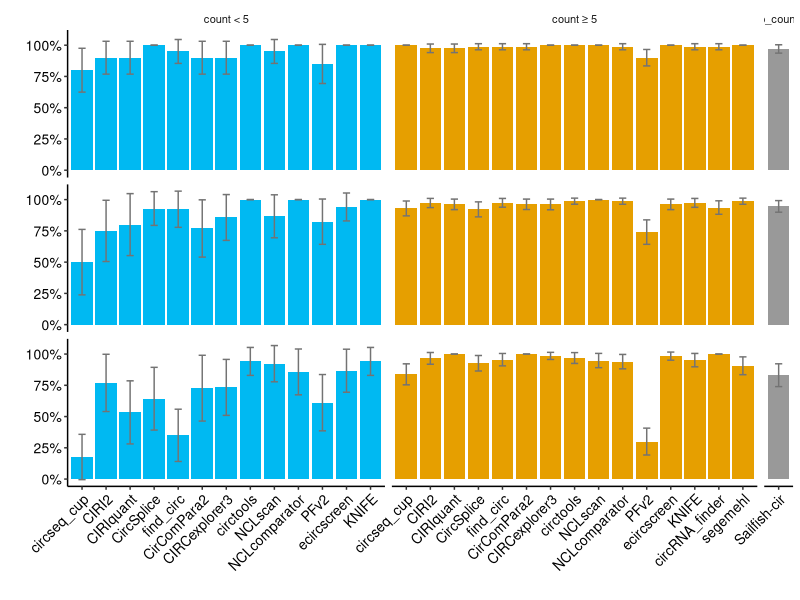

Write R code to recreate this figure. (Note: this script raises an error after producing the figure.)
#' ---
#' title: "Generation of figures panel 3"
#' author: "Marieke Vromman"
#' output: 
#'    html_document:
#'       toc: TRUE
#'       toc_float: TRUE
#'       theme: paper
#'       df_print: paged
#'       highlight: tango
#' ---
#' 

#' # File set-up

#' ## Set working directory to current directory
if (rstudioapi::isAvailable()) {
  setwd(dirname(rstudioapi::getActiveDocumentContext()$path))
}

#' ## Loads standard libraries and resolve conflicts
library(tidyverse)
library(conflicted)
conflict_prefer("filter", "dplyr")
conflict_prefer("select", "dplyr")
conflict_prefer("slice", "dplyr")
conflict_prefer("rename", "dplyr")
conflict_prefer('intersect', 'dplyr')

#' ## Load specific libraries
library(UpSetR)

#' ## Set figure theme
mytheme = theme_bw(base_size = 10) + 
  theme(text = element_text(size=10, colour='black'),
        title = element_text(size=10, colour='black'),
        line = element_line(size=0.5),
        axis.title = element_text(size=10, colour='black'),
        axis.text = element_text(size=10, colour='black'),
        axis.line = element_line(colour = "black"),
        axis.ticks = element_line(size=0.5),
        strip.background = element_blank(),
        strip.text.y = element_blank(),
        panel.grid = element_blank(),
        panel.border = element_blank(),
        legend.position = c(0.8, 0.8), 
        legend.text=element_text(size=10)) 

mytheme_discrete_x = mytheme + 
  theme(axis.text.x = element_text(angle = 45, hjust = 1, vjust = 1))

# a colorblind-friendly palette 
# colorblind.palette.grey = c("#999999", "#E69F00", "#56B4E9", "#009E73", "#F0E442", "#0072B2", "#D55E00", "#CC79A7")

#' ## Read data and order
all_circ = read_tsv('../data/Supplementary_Table_2_all_circRNAs.txt')
cq = read_tsv('../data/Supplementary_Table_3_selected_circRNAs.txt')
val = read_tsv('../data/Supplementary_Table_6A_precision_values.txt')

val$tool = factor(val$tool, levels = c("circseq_cup", "CIRI2", "CIRIquant", "CircSplice", "find_circ", "CirComPara2",  "CIRCexplorer3", "circtools", "Sailfish-cir", "NCLscan", "NCLcomparator", "PFv2", "ecircscreen", "KNIFE",  "circRNA_finder", "segemehl")) 

cq
val
all_circ

#' # Figure 3A

val_longer = val %>% pivot_longer(cols = c(perc_qPCR_val, perc_RR_val, perc_amp_val),
                     names_to = 'val_type', values_to = 'perc')  %>%
  left_join(val %>% select(tool, count_group, nr_qPCR_total, nr_RR_total, nr_amp_total) %>%
              rename(perc_qPCR_val = nr_qPCR_total, perc_RR_val = nr_RR_total, perc_amp_val = nr_amp_total) %>%
              pivot_longer(cols = c(perc_qPCR_val, perc_RR_val, perc_amp_val), values_to = 'nr_in_group', 
                           names_to = "val_type")) %>%
  select(tool, count_group, val_type, perc, nr_in_group) %>%
  mutate(margin = qnorm(0.975)*sqrt(perc*(1-perc)/nr_in_group),
         CI_low = perc - margin,
         CI_up = perc + margin) %>%
  mutate(count_group == ifelse(count_group == "count < 5", 'BSJ count < 5', count_group),
         count_group == ifelse(count_group == "count ≥ 5", 'BSJ count ≥ 5', count_group),
         count_group == ifelse(count_group == "no_counts", 'no BSJ count', count_group)) 

val_longer$tool = factor(val_longer$tool, levels = c("circseq_cup", "CIRI2", "CIRIquant", "CircSplice", "find_circ", "CirComPara2",  "CIRCexplorer3", "circtools", "Sailfish-cir", "NCLscan", "NCLcomparator", "PFv2", "ecircscreen", "KNIFE",  "circRNA_finder", "segemehl")) 
val_longer$val_type = factor(val_longer$val_type, levels = c('perc_qPCR_val', 'perc_RR_val', 'perc_amp_val'))

val_longer %>%
  filter(count_group == 'count < 5', val_type == "perc_amp_val") %>%
  pull(nr_in_group) %>% quantile()

val_longer %>%
  ggplot(aes(tool, perc, fill = count_group)) +
  geom_bar(stat = 'identity') +
  geom_errorbar(aes(ymin=CI_low, ymax=CI_up), 
                width=.3, color = 'grey45') +
  facet_grid(scales = 'free_x', space = "free", 
             rows = vars(val_type), cols = vars(count_group)) +
  scale_y_continuous(labels = scales::percent_format(), breaks = c(0,0.25, 0.5, 0.75, 1)) +
  mytheme_discrete_x +
  #theme(strip.text.y = element_text(size = 10), legend.position = "none") +
  theme(legend.position = "none") +
  scale_fill_manual(values = c('#00B9F2', '#E69F00' , '#999999')) +
  xlab('') +
  ylab('')

#ggsave('separate_figures/figure_3A.pdf',  width = 21, height = 13, units = "cm")
# val_longer %>% write_tsv('source_data_fig_3A.txt')

#' # Figure 3B
#' upset
upset = list()
upset['qPCR_val'] = cq %>% filter(qPCR_val == "pass") %>% mutate(id_cl = paste(circ_id, cell_line, sep = "_")) %>% pull(id_cl) %>% unique() %>% list()
upset['RR_val'] = cq %>% filter(RR_val == "pass") %>% mutate(id_cl = paste(circ_id, cell_line, sep = "_")) %>% pull(id_cl) %>% unique() %>% list()
upset['amp_seq_val'] = cq %>% filter(amp_seq_val == "pass") %>% mutate(id_cl = paste(circ_id, cell_line, sep = "_")) %>% pull(id_cl) %>% unique() %>% list()
upset['qPCR_fail'] = cq %>% filter(qPCR_val == "fail") %>% mutate(id_cl = paste(circ_id, cell_line, sep = "_")) %>% pull(id_cl) %>% unique() %>% list()
upset['RR_fail'] = cq %>% filter(RR_val == "fail") %>% mutate(id_cl = paste(circ_id, cell_line, sep = "_")) %>% pull(id_cl) %>% unique() %>% list()
upset['amp_seq_fail'] = cq %>% filter(amp_seq_val == "fail") %>% mutate(id_cl = paste(circ_id, cell_line, sep = "_")) %>% pull(id_cl) %>% unique() %>% list()
upset['RR_out_of_range'] = cq %>% filter(is.na(RR_val)) %>% mutate(id_cl = paste(circ_id, cell_line, sep = "_")) %>% pull(id_cl) %>% unique() %>% list()
upset['amp_seq_not_included'] = cq %>% filter(is.na(amp_seq_val)) %>% mutate(id_cl = paste(circ_id, cell_line, sep = "_")) %>% pull(id_cl) %>% unique() %>% list()

# get number y-axis to add to plot
cq %>% mutate(id_cl = paste(circ_id, cell_line, sep = "_")) %>% select(id_cl, qPCR_val) %>% unique() %>% count(qPCR_val)
cq %>% mutate(id_cl = paste(circ_id, cell_line, sep = "_")) %>% select(id_cl, RR_val_) %>% unique() %>% count(RR_val)
cq %>% mutate(id_cl = paste(circ_id, cell_line, sep = "_")) %>% select(id_cl, amp_seq_val) %>% unique() %>% count(amp_seq_val)


# pdf(file="separate_figures/figure_3B_upset_small.pdf", onefile=FALSE,
#     width = 8, height = 2.5) 
upset(fromList(upset), 
      order.by = "freq",
      sets = c('qPCR_val', 'RR_val', 'amp_seq_val', 'qPCR_fail', 'RR_fail', 'amp_seq_fail', 'RR_out_of_range', 'amp_seq_not_included'),
      mainbar.y.label = "number of circRNAs", sets.x.label = "number of circRNAs",
      keep.order = TRUE,
      number.angles = 30,
      point.size = 2.5, line.size = 1)

# cq %>% select(qPCR_val, RR_val, amp_seq_val) %>% 
#   write_tsv('source_data_fig_3B.txt')

# dev.off()

#' # Figure 3C & Sup Figure 25
#' add total nr of circRNAs and calculate theoretical nr of TP
val_cl = val %>%
  # use perc_compound_val
  select(tool, count_group, perc_compound_val) %>%
  # get the number of detected circRNAs for each cell line and tool, per count group
  left_join(all_circ %>%
              group_by(cell_line, tool, count_group) %>%
              summarise(total_n_ut = n())) %>%
  # calculate the theoretical nr of validated circ
  mutate(theo_TP_all = perc_compound_val * total_n_ut)

val_cl

val_cl$tool = factor(val_cl$tool, levels = c("circseq_cup", "CIRI2", "CIRIquant", "CircSplice", "find_circ", "CirComPara2",  "CIRCexplorer3", "circtools", "Sailfish-cir", "NCLscan", "NCLcomparator", "PFv2", "ecircscreen", "KNIFE",  "circRNA_finder", "segemehl")) 

val_cl %>%
  #filter(cell_line == 'HLF') %>%
  ggplot() +
  geom_bar(aes(tool, total_n_ut), stat = "identity", fill = 'grey') +
  geom_bar(aes(tool, theo_TP_all, fill = count_group), stat = "identity") +
  facet_wrap(~cell_line+count_group, scales = 'free') +
  #facet_wrap(~count_group, scales = 'free') +
  #facet_grid(rows = vars(cell_line), cols = vars(count_group), scales = 'free', space = 'free') +
  mytheme_discrete_x +
  scale_fill_manual(values = c('#00B9F2', '#E69F00' , '#999999')) +
  xlab('') +
  ylab('') +
  theme(legend.position = NULL) +
  scale_y_continuous(labels = scales::comma_format()) +
  theme(legend.position="none")

#ggsave('separate_figures/sup_figure_25.pdf',  width = 21, height = 24.5, units = "cm")
#ggsave('separate_figures/figure_3C_alt2.pdf',  width = 21, height = 8, units = "cm")

# val_cl %>% write_tsv('source_data_fig_3C.txt')
